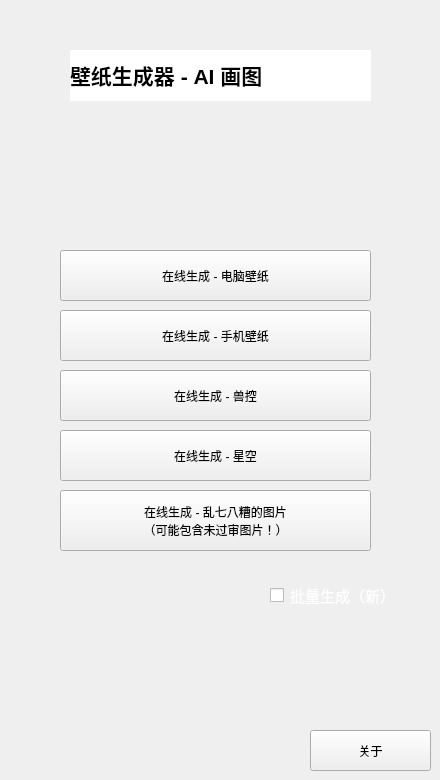
<?xml version="1.0" encoding="UTF-8"?>
<ui version="4.0">
 <class>MainWindow</class>
 <widget class="QMainWindow" name="MainWindow">
  <property name="geometry">
   <rect>
    <x>0</x>
    <y>0</y>
    <width>440</width>
    <height>780</height>
   </rect>
  </property>
  <property name="contextMenuPolicy">
   <enum>Qt::DefaultContextMenu</enum>
  </property>
  <property name="windowTitle">
   <string>壁纸生成器 2.0 - AI画图</string>
  </property>
  <property name="autoFillBackground">
   <bool>false</bool>
  </property>
  <property name="styleSheet">
   <string notr="true">#centralwidget{image: url(:/PNG/BACKIMG.png);}</string>
  </property>
  <widget class="QWidget" name="centralwidget">
   <widget class="QLabel" name="label">
    <property name="geometry">
     <rect>
      <x>70</x>
      <y>50</y>
      <width>301</width>
      <height>51</height>
     </rect>
    </property>
    <property name="styleSheet">
     <string notr="true">background-color: rgb(255, 255, 255);</string>
    </property>
    <property name="text">
     <string>&lt;html&gt;&lt;head/&gt;&lt;body&gt;&lt;p&gt;&lt;span style=&quot; font-size:16pt; font-weight:600;&quot;&gt;壁纸生成器 - AI 画图&lt;/span&gt;&lt;/p&gt;&lt;/body&gt;&lt;/html&gt;</string>
    </property>
   </widget>
   <widget class="QPushButton" name="pushButton">
    <property name="geometry">
     <rect>
      <x>60</x>
      <y>250</y>
      <width>311</width>
      <height>51</height>
     </rect>
    </property>
    <property name="text">
     <string>在线生成 - 电脑壁纸</string>
    </property>
   </widget>
   <widget class="QPushButton" name="pushButton_2">
    <property name="geometry">
     <rect>
      <x>60</x>
      <y>310</y>
      <width>311</width>
      <height>51</height>
     </rect>
    </property>
    <property name="text">
     <string>在线生成 - 手机壁纸</string>
    </property>
   </widget>
   <widget class="QPushButton" name="pushButton_3">
    <property name="geometry">
     <rect>
      <x>60</x>
      <y>370</y>
      <width>311</width>
      <height>51</height>
     </rect>
    </property>
    <property name="text">
     <string>在线生成 - 兽控</string>
    </property>
   </widget>
   <widget class="QPushButton" name="pushButton_4">
    <property name="geometry">
     <rect>
      <x>60</x>
      <y>430</y>
      <width>311</width>
      <height>51</height>
     </rect>
    </property>
    <property name="text">
     <string>在线生成 - 星空</string>
    </property>
   </widget>
   <widget class="QPushButton" name="pushButton_5">
    <property name="geometry">
     <rect>
      <x>60</x>
      <y>490</y>
      <width>311</width>
      <height>61</height>
     </rect>
    </property>
    <property name="text">
     <string>在线生成 - 乱七八糟的图片
（可能包含未过审图片！）</string>
    </property>
   </widget>
   <widget class="QPushButton" name="pushButton_6">
    <property name="geometry">
     <rect>
      <x>310</x>
      <y>730</y>
      <width>121</width>
      <height>41</height>
     </rect>
    </property>
    <property name="text">
     <string>关于</string>
    </property>
   </widget>
   <widget class="QCheckBox" name="checkBox">
    <property name="geometry">
     <rect>
      <x>270</x>
      <y>580</y>
      <width>141</width>
      <height>31</height>
     </rect>
    </property>
    <property name="font">
     <font>
      <family>Microsoft YaHei</family>
      <pointsize>11</pointsize>
      <weight>50</weight>
      <bold>false</bold>
     </font>
    </property>
    <property name="text">
     <string/>
    </property>
    <property name="tristate">
     <bool>false</bool>
    </property>
   </widget>
   <widget class="QLabel" name="label_2">
    <property name="geometry">
     <rect>
      <x>290</x>
      <y>580</y>
      <width>131</width>
      <height>31</height>
     </rect>
    </property>
    <property name="font">
     <font>
      <family>Microsoft YaHei</family>
      <weight>50</weight>
      <bold>false</bold>
     </font>
    </property>
    <property name="styleSheet">
     <string notr="true"/>
    </property>
    <property name="text">
     <string>&lt;html&gt;&lt;head/&gt;&lt;body&gt;&lt;p&gt;&lt;span style=&quot; font-size:11pt; color:#ffffff;&quot;&gt;批量生成（新）&lt;/span&gt;&lt;/p&gt;&lt;/body&gt;&lt;/html&gt;</string>
    </property>
   </widget>
   <zorder>label_2</zorder>
   <zorder>checkBox</zorder>
   <zorder>label</zorder>
   <zorder>pushButton</zorder>
   <zorder>pushButton_2</zorder>
   <zorder>pushButton_3</zorder>
   <zorder>pushButton_4</zorder>
   <zorder>pushButton_5</zorder>
   <zorder>pushButton_6</zorder>
  </widget>
 </widget>
 <resources>
  <include location="2.0资源.qrc"/>
 </resources>
 <connections/>
</ui>
